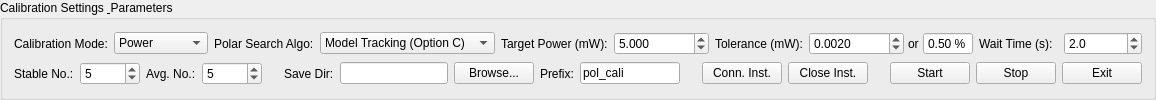
         <widget class="QGroupBox" name="grp_config">
          <property name="title">
           <string>Calibration Settings &amp; Parameters</string>
          </property>
          <layout class="QGridLayout" name="grid_config">
           <item row="0" column="0">
            <widget class="QLabel" name="lbl_scan_mode">
             <property name="text">
              <string>Calibration Mode:</string>
             </property>
            </widget>
           </item>
           <item row="0" column="1">
            <widget class="QComboBox" name="combo_scan_mode">
             <item>
              <property name="text">
               <string>Power</string>
              </property>
             </item>
             <item>
              <property name="text">
               <string>Polarization</string>
              </property>
             </item>
            </widget>
           </item>
           <item row="0" column="2">
            <widget class="QLabel" name="lbl_polar_search">
             <property name="text">
              <string>Polar Search Algo:</string>
             </property>
            </widget>
           </item>
           <item row="0" column="3">
            <widget class="QComboBox" name="combo_polar_search">
             <item>
              <property name="text">
               <string>Model Tracking (Option C)</string>
              </property>
             </item>
             <item>
              <property name="text">
               <string>Sequential Step (Option A)</string>
              </property>
             </item>
             <item>
              <property name="text">
               <string>Binary Search (Option B)</string>
              </property>
             </item>
            </widget>
           </item>
           <item row="0" column="4">
            <widget class="QLabel" name="lbl_target_power">
             <property name="text">
              <string>Target Power (mW):</string>
             </property>
            </widget>
           </item>
           <item row="0" column="5">
            <widget class="QDoubleSpinBox" name="spin_target_power">
             <property name="minimumSize">
              <size>
               <width>95</width>
               <height>0</height>
              </size>
             </property>
             <property name="decimals">
              <number>3</number>
             </property>
             <property name="maximum">
              <double>10000.000000000000000</double>
             </property>
             <property name="value">
              <double>5.000000000000000</double>
             </property>
            </widget>
           </item>
           <item row="0" column="6">
            <widget class="QLabel" name="lbl_stability_tol">
             <property name="toolTip">
              <string>&lt;html&gt;&lt;body&gt;&lt;p&gt;&lt;b&gt;Tolerance: absolute value or % of the power, whichever is larger&lt;/b&gt;&lt;/p&gt;&lt;p&gt;One tolerance for both modes:&lt;/p&gt;&lt;ul&gt;&lt;li&gt;&lt;b&gt;Stable&lt;/b&gt;: the last Stable No. readings (one every Refresh + 0.1 s, after Wait Time) lie within max(absolute, % x reading): max - min &amp;lt;= that. Then Avg. No. new readings are averaged.&lt;/li&gt;&lt;li&gt;&lt;b&gt;Polarization mode, target reached&lt;/b&gt;: the reading is stable and |P - Target Power| &amp;lt;= max(absolute, % x Target Power).&lt;/li&gt;&lt;/ul&gt;&lt;p&gt;The absolute value is the floor at low power: set it above the detector noise there. The percentage follows the power, for the laser fluctuations at high power. 0 % = absolute value only.&lt;/p&gt;&lt;p&gt;To measure the noise: Power mode, Stage 1 Step NO. 1 at the angle of interest, both values 0. The point never passes, and for 60 s the log shows max - min of the last Stable No. readings after every reading.&lt;/p&gt;&lt;/body&gt;&lt;/html&gt;</string>
             </property>
             <property name="text">
              <string>Tolerance (mW):</string>
             </property>
            </widget>
           </item>
           <item row="0" column="7">
            <layout class="QHBoxLayout" name="layout_stability_tol">
             <property name="spacing">
              <number>4</number>
             </property>
             <item>
              <widget class="QDoubleSpinBox" name="spin_stability_tol">
               <property name="minimumSize">
                <size>
                 <width>95</width>
                 <height>0</height>
                </size>
               </property>
               <property name="toolTip">
                <string>&lt;html&gt;&lt;body&gt;&lt;p&gt;&lt;b&gt;Tolerance: absolute value or % of the power, whichever is larger&lt;/b&gt;&lt;/p&gt;&lt;p&gt;One tolerance for both modes:&lt;/p&gt;&lt;ul&gt;&lt;li&gt;&lt;b&gt;Stable&lt;/b&gt;: the last Stable No. readings (one every Refresh + 0.1 s, after Wait Time) lie within max(absolute, % x reading): max - min &amp;lt;= that. Then Avg. No. new readings are averaged.&lt;/li&gt;&lt;li&gt;&lt;b&gt;Polarization mode, target reached&lt;/b&gt;: the reading is stable and |P - Target Power| &amp;lt;= max(absolute, % x Target Power).&lt;/li&gt;&lt;/ul&gt;&lt;p&gt;The absolute value is the floor at low power: set it above the detector noise there. The percentage follows the power, for the laser fluctuations at high power. 0 % = absolute value only.&lt;/p&gt;&lt;p&gt;To measure the noise: Power mode, Stage 1 Step NO. 1 at the angle of interest, both values 0. The point never passes, and for 60 s the log shows max - min of the last Stable No. readings after every reading.&lt;/p&gt;&lt;/body&gt;&lt;/html&gt;</string>
               </property>
               <property name="decimals">
                <number>4</number>
               </property>
               <property name="maximum">
                <double>100.000000000000000</double>
               </property>
               <property name="value">
                <double>0.002000000000000</double>
               </property>
              </widget>
             </item>
             <item>
              <widget class="QLabel" name="lbl_stability_tol_or">
               <property name="toolTip">
                <string>&lt;html&gt;&lt;body&gt;&lt;p&gt;&lt;b&gt;Tolerance: absolute value or % of the power, whichever is larger&lt;/b&gt;&lt;/p&gt;&lt;p&gt;One tolerance for both modes:&lt;/p&gt;&lt;ul&gt;&lt;li&gt;&lt;b&gt;Stable&lt;/b&gt;: the last Stable No. readings (one every Refresh + 0.1 s, after Wait Time) lie within max(absolute, % x reading): max - min &amp;lt;= that. Then Avg. No. new readings are averaged.&lt;/li&gt;&lt;li&gt;&lt;b&gt;Polarization mode, target reached&lt;/b&gt;: the reading is stable and |P - Target Power| &amp;lt;= max(absolute, % x Target Power).&lt;/li&gt;&lt;/ul&gt;&lt;p&gt;The absolute value is the floor at low power: set it above the detector noise there. The percentage follows the power, for the laser fluctuations at high power. 0 % = absolute value only.&lt;/p&gt;&lt;p&gt;To measure the noise: Power mode, Stage 1 Step NO. 1 at the angle of interest, both values 0. The point never passes, and for 60 s the log shows max - min of the last Stable No. readings after every reading.&lt;/p&gt;&lt;/body&gt;&lt;/html&gt;</string>
               </property>
               <property name="text">
                <string>or</string>
               </property>
              </widget>
             </item>
             <item>
              <widget class="QDoubleSpinBox" name="spin_stability_tol_pct">
               <property name="minimumSize">
                <size>
                 <width>50</width>
                 <height>0</height>
                </size>
               </property>
               <property name="maximumSize">
                <size>
                 <width>50</width>
                 <height>16777215</height>
                </size>
               </property>
               <property name="toolTip">
                <string>&lt;html&gt;&lt;body&gt;&lt;p&gt;&lt;b&gt;Tolerance: absolute value or % of the power, whichever is larger&lt;/b&gt;&lt;/p&gt;&lt;p&gt;One tolerance for both modes:&lt;/p&gt;&lt;ul&gt;&lt;li&gt;&lt;b&gt;Stable&lt;/b&gt;: the last Stable No. readings (one every Refresh + 0.1 s, after Wait Time) lie within max(absolute, % x reading): max - min &amp;lt;= that. Then Avg. No. new readings are averaged.&lt;/li&gt;&lt;li&gt;&lt;b&gt;Polarization mode, target reached&lt;/b&gt;: the reading is stable and |P - Target Power| &amp;lt;= max(absolute, % x Target Power).&lt;/li&gt;&lt;/ul&gt;&lt;p&gt;The absolute value is the floor at low power: set it above the detector noise there. The percentage follows the power, for the laser fluctuations at high power. 0 % = absolute value only.&lt;/p&gt;&lt;p&gt;To measure the noise: Power mode, Stage 1 Step NO. 1 at the angle of interest, both values 0. The point never passes, and for 60 s the log shows max - min of the last Stable No. readings after every reading.&lt;/p&gt;&lt;/body&gt;&lt;/html&gt;</string>
               </property>
               <property name="buttonSymbols">
                <enum>QAbstractSpinBox::NoButtons</enum>
               </property>
               <property name="suffix">
                <string> %</string>
               </property>
               <property name="decimals">
                <number>2</number>
               </property>
               <property name="maximum">
                <double>10.000000000000000</double>
               </property>
               <property name="singleStep">
                <double>0.100000000000000</double>
               </property>
               <property name="value">
                <double>0.500000000000000</double>
               </property>
              </widget>
             </item>
            </layout>
           </item>
           <item row="0" column="8">
            <widget class="QLabel" name="lbl_wait_time">
             <property name="toolTip">
              <string>&lt;html&gt;&lt;body&gt;&lt;p&gt;&lt;b&gt;Wait Time (s)&lt;/b&gt;&lt;/p&gt;&lt;p&gt;After each stage move has finished, wait this long before the first reading, so the detector can follow the new power. Thermal sensor: about 1-2 s. Lock-in: at least 5 x the time constant.&lt;/p&gt;&lt;p&gt;Then the stability check and the reading, see Avg. No.&lt;/p&gt;&lt;/body&gt;&lt;/html&gt;</string>
             </property>
             <property name="text">
              <string>Wait Time (s):</string>
             </property>
            </widget>
           </item>
           <item row="0" column="9">
            <widget class="QDoubleSpinBox" name="spin_wait_time">
             <property name="minimumSize">
              <size>
               <width>70</width>
               <height>0</height>
              </size>
             </property>
             <property name="toolTip">
              <string>&lt;html&gt;&lt;body&gt;&lt;p&gt;&lt;b&gt;Wait Time (s)&lt;/b&gt;&lt;/p&gt;&lt;p&gt;After each stage move has finished, wait this long before the first reading, so the detector can follow the new power. Thermal sensor: about 1-2 s. Lock-in: at least 5 x the time constant.&lt;/p&gt;&lt;p&gt;Then the stability check and the reading, see Avg. No.&lt;/p&gt;&lt;/body&gt;&lt;/html&gt;</string>
             </property>
             <property name="decimals">
              <number>1</number>
             </property>
             <property name="maximum">
              <double>60.000000000000000</double>
             </property>
             <property name="singleStep">
              <double>0.500000000000000</double>
             </property>
             <property name="value">
              <double>2.000000000000000</double>
             </property>
            </widget>
           </item>

           <!-- Stability readings, Save Directory, Instrument buttons & Run Controls in one row -->
           <item row="1" column="0" colspan="10">
            <layout class="QHBoxLayout" name="layout_run" stretch="0,0,0,0,0,0,1,0,0,0,0,0,0,0,0,0,0">
             <item>
              <widget class="QLabel" name="lbl_stable_no">
               <property name="toolTip">
                <string>&lt;html&gt;&lt;body&gt;&lt;p&gt;&lt;b&gt;Stable No.: readings in the stability check&lt;/b&gt;&lt;/p&gt;&lt;p&gt;After Wait Time the detector is read every Refresh + 0.1 s. The reading is stable when the last Stable No. readings lie within Tolerance (max - min). If not, one more reading is taken and the last Stable No. are checked again. Not stable within 60 s: the point is recorded with Stable = False and noted in the ScanLog.&lt;/p&gt;&lt;p&gt;More readings: a stricter check over a longer time. Default 5 at Refresh 500 ms: about 3 s.&lt;/p&gt;&lt;p&gt;Then Avg. No. new readings are averaged.&lt;/p&gt;&lt;/body&gt;&lt;/html&gt;</string>
               </property>
               <property name="text">
                <string>Stable No.:</string>
               </property>
              </widget>
             </item>
             <item>
              <widget class="QSpinBox" name="spin_stable_no">
               <property name="minimumSize">
                <size>
                 <width>60</width>
                 <height>0</height>
                </size>
               </property>
               <property name="maximumSize">
                <size>
                 <width>70</width>
                 <height>16777215</height>
                </size>
               </property>
               <property name="toolTip">
                <string>&lt;html&gt;&lt;body&gt;&lt;p&gt;&lt;b&gt;Stable No.: readings in the stability check&lt;/b&gt;&lt;/p&gt;&lt;p&gt;After Wait Time the detector is read every Refresh + 0.1 s. The reading is stable when the last Stable No. readings lie within Tolerance (max - min). If not, one more reading is taken and the last Stable No. are checked again. Not stable within 60 s: the point is recorded with Stable = False and noted in the ScanLog.&lt;/p&gt;&lt;p&gt;More readings: a stricter check over a longer time. Default 5 at Refresh 500 ms: about 3 s.&lt;/p&gt;&lt;p&gt;Then Avg. No. new readings are averaged.&lt;/p&gt;&lt;/body&gt;&lt;/html&gt;</string>
               </property>
               <property name="minimum">
                <number>2</number>
               </property>
               <property name="maximum">
                <number>100</number>
               </property>
               <property name="value">
                <number>5</number>
               </property>
              </widget>
             </item>
             <item>
              <widget class="QLabel" name="lbl_avg_no">
               <property name="toolTip">
                <string>&lt;html&gt;&lt;body&gt;&lt;p&gt;&lt;b&gt;Avg. No.: readings averaged per point&lt;/b&gt;&lt;/p&gt;&lt;p&gt;After Wait Time the detector is read every Refresh + 0.1 s until it is stable: the last Stable No. readings lie within Tolerance (max - min). Not stable within 60 s: the point is recorded with Stable = False and noted in the ScanLog.&lt;/p&gt;&lt;p&gt;Then Avg. No. new readings are taken and their mean is recorded.&lt;/p&gt;&lt;p&gt;Default 5 (and Stable No. 5) at Refresh 500 ms: a reading about every 0.7 s, about 9 s per point including Wait Time 2 s.&lt;/p&gt;&lt;/body&gt;&lt;/html&gt;</string>
               </property>
               <property name="text">
                <string>Avg. No.:</string>
               </property>
              </widget>
             </item>
             <item>
              <widget class="QSpinBox" name="spin_avg_no">
               <property name="minimumSize">
                <size>
                 <width>60</width>
                 <height>0</height>
                </size>
               </property>
               <property name="maximumSize">
                <size>
                 <width>70</width>
                 <height>16777215</height>
                </size>
               </property>
               <property name="toolTip">
                <string>&lt;html&gt;&lt;body&gt;&lt;p&gt;&lt;b&gt;Avg. No.: readings averaged per point&lt;/b&gt;&lt;/p&gt;&lt;p&gt;After Wait Time the detector is read every Refresh + 0.1 s until it is stable: the last Stable No. readings lie within Tolerance (max - min). Not stable within 60 s: the point is recorded with Stable = False and noted in the ScanLog.&lt;/p&gt;&lt;p&gt;Then Avg. No. new readings are taken and their mean is recorded.&lt;/p&gt;&lt;p&gt;Default 5 (and Stable No. 5) at Refresh 500 ms: a reading about every 0.7 s, about 9 s per point including Wait Time 2 s.&lt;/p&gt;&lt;/body&gt;&lt;/html&gt;</string>
               </property>
               <property name="minimum">
                <number>1</number>
               </property>
               <property name="maximum">
                <number>100</number>
               </property>
               <property name="value">
                <number>5</number>
               </property>
              </widget>
             </item>
             <item>
              <spacer name="stable_gap_spacer">
               <property name="orientation">
                <enum>Qt::Horizontal</enum>
               </property>
               <property name="sizeType">
                <enum>QSizePolicy::Fixed</enum>
               </property>
               <property name="sizeHint" stdset="0">
                <size>
                 <width>16</width>
                 <height>0</height>
                </size>
               </property>
              </spacer>
             </item>
             <item>
              <widget class="QLabel" name="lbl_save_dir">
               <property name="text">
                <string>Save Dir:</string>
               </property>
              </widget>
             </item>
             <item>
              <widget class="QLineEdit" name="line_save_dir">
               <property name="maximumSize">
                <size>
                 <width>400</width>
                 <height>16777215</height>
                </size>
               </property>
              </widget>
             </item>
             <item>
              <widget class="QPushButton" name="btn_browse_dir">
               <property name="text">
                <string>Browse...</string>
               </property>
              </widget>
             </item>
             <item>
              <widget class="QLabel" name="lbl_file_prefix">
               <property name="text">
                <string>Prefix:</string>
               </property>
              </widget>
             </item>
             <item>
              <widget class="QLineEdit" name="line_file_prefix">
               <property name="maximumSize">
                <size>
                 <width>100</width>
                 <height>16777215</height>
                </size>
               </property>
               <property name="text">
                <string>pol_cali</string>
               </property>
              </widget>
             </item>
             <item>
              <spacer name="prefix_gap_spacer">
               <property name="orientation">
                <enum>Qt::Horizontal</enum>
               </property>
               <property name="sizeType">
                <enum>QSizePolicy::MinimumExpanding</enum>
               </property>
               <property name="sizeHint" stdset="0">
                <size>
                 <width>16</width>
                 <height>0</height>
                </size>
               </property>
              </spacer>
             </item>
             <item>
              <widget class="QPushButton" name="btn_connect_all">
               <property name="minimumSize">
                <size>
                 <width>70</width>
                 <height>0</height>
                </size>
               </property>
               <property name="text">
                <string>Conn. Inst.</string>
               </property>
              </widget>
             </item>
             <item>
              <widget class="QPushButton" name="btn_disconnect_all">
               <property name="minimumSize">
                <size>
                 <width>70</width>
                 <height>0</height>
                </size>
               </property>
               <property name="text">
                <string>Close Inst.</string>
               </property>
              </widget>
             </item>
             <item>
              <spacer name="run_gap_spacer">
               <property name="orientation">
                <enum>Qt::Horizontal</enum>
               </property>
               <property name="sizeType">
                <enum>QSizePolicy::Fixed</enum>
               </property>
               <property name="sizeHint" stdset="0">
                <size>
                 <width>16</width>
                 <height>0</height>
                </size>
               </property>
              </spacer>
             </item>
             <item>
              <widget class="QPushButton" name="btn_start_scan">
               <property name="minimumSize">
                <size>
                 <width>70</width>
                 <height>0</height>
                </size>
               </property>
               <property name="text">
                <string>Start</string>
               </property>
              </widget>
             </item>
             <item>
              <widget class="QPushButton" name="btn_stop_scan">
               <property name="minimumSize">
                <size>
                 <width>70</width>
                 <height>0</height>
                </size>
               </property>
               <property name="text">
                <string>Stop</string>
               </property>
              </widget>
             </item>
             <item>
              <widget class="QPushButton" name="btn_exit">
               <property name="minimumSize">
                <size>
                 <width>70</width>
                 <height>0</height>
                </size>
               </property>
               <property name="text">
                <string>Exit</string>
               </property>
              </widget>
             </item>
            </layout>
           </item>
          </layout>
         </widget>
